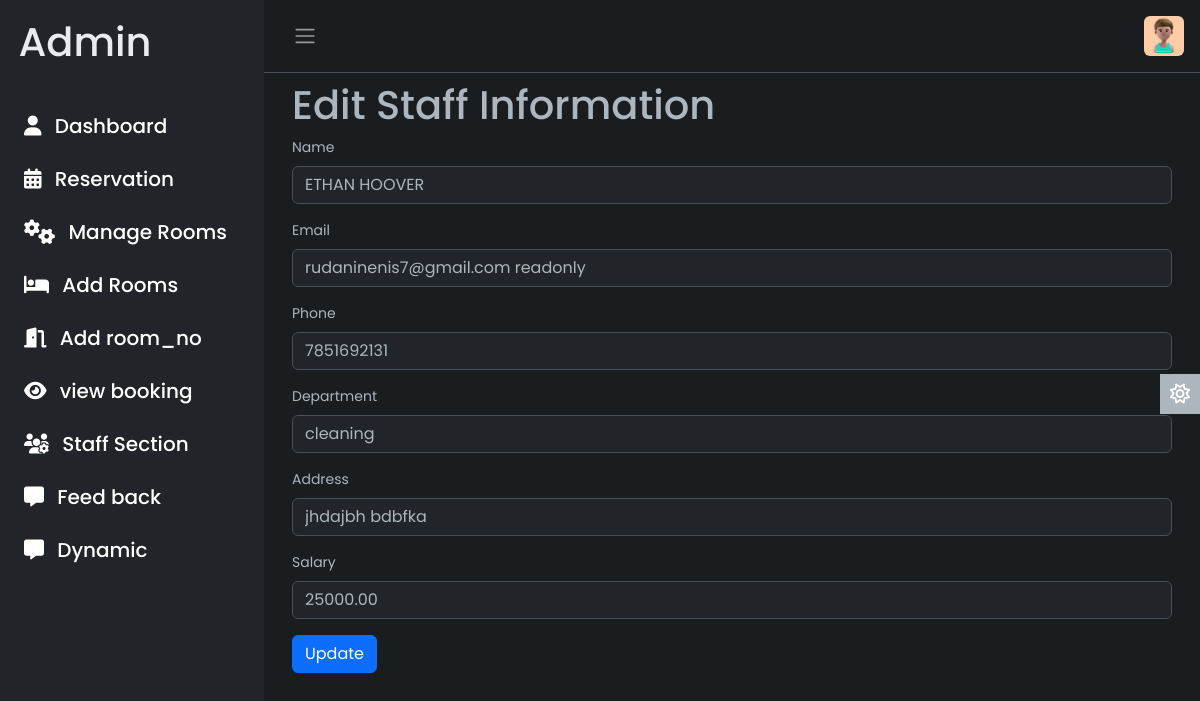
Screenshot of /admin/edit_staff.php?id=2 with the database file from the repository.
### tables this page shows
CREATE TABLE `staff` (
  `staff_id` int(11) NOT NULL,
  `name` varchar(255) DEFAULT NULL,
  `email` varchar(255) DEFAULT NULL,
  `phone` varchar(20) DEFAULT NULL,
  `Department` varchar(100) DEFAULT NULL,
  `address` varchar(255) DEFAULT NULL,
  `salary` decimal(10,2) DEFAULT NULL,
  `image` varchar(255) DEFAULT NULL
);

### admin/edit_staff.php (the view, shortened to what this page needs)
<!DOCTYPE html>
<html lang="en" data-bs-theme="dark">
<head>
    <link rel="stylesheet" href="https://cdn.jsdelivr.net/npm/bootstrap@5.3.0-alpha2/dist/css/bootstrap.min.css" />
    <link rel="stylesheet" href="css/style.css">
</head>
<body>
    <div class="wrapper">
        <?php include('include/aside.php') ?>
        <div class="main">
            <?php include('include/nav.php');
            include 'include/conn.php';
            ?>
            <main class="content px-3 py-2">
                <?php
                if (isset($_GET['id'])) {
                    $id = $_GET['id'];
                    $stmt = $conn->prepare("SELECT * FROM staff WHERE staff_id = ?");
                    $stmt->bind_param("i", $id);
                    $stmt->execute();
                    $result = $stmt->get_result();
                    if ($result->num_rows > 0) {
                        $staffData = $result->fetch_assoc();
                               ?>
                               <?php
                    } else {
                        echo "Staff data not found.";
                    }
                } else {
                    echo "Staff ID not provided.";
                }
                ?>
                <div class="container">
                    <h1>Edit Staff Information</h1>
                    <form method="post" action="">
                        <div class="mb-3">
                            <label for="name" class="form-label">Name</label>
                            <input type="text" class="form-control" id="name" name="name" value="<?php echo $staffData['name']; ?>">
                        </div>
                        <div class="mb-3">
                            <label for="email" class="form-label">Email</label>
                            <input type="email" class="form-control" id="email" name="email" value="<?php echo $staffData['email']; ?> readonly">
                        </div>
                        <div class="mb-3">
                            <label for="phone" class="form-label">Phone</label>
                            <input type="text" class="form-control" id="phone" name="phone" value="<?php echo $staffData['phone']; ?>">
                        </div>
                        <div class="mb-3">
                            <label for="department" class="form-label">Department</label>
                            <input type="text" class="form-control" id="department" name="department" value="<?php echo $staffData['Department']; ?>">
                        </div>
                        <div class="mb-3">
                            <label for="address" class="form-label">Address</label>
                            <input type="text" class="form-control" id="address" name="address" value="<?php echo $staffData['address']; ?>">
                        </div>
                        <div class="mb-3">
                            <label for="salary" class="form-label">Salary</label>
                            <input type="text" class="form-control" id="salary" name="salary" value="<?php echo $staffData['salary']; ?>">
                        </div>
                        <button type="submit" class="btn btn-primary">Update</button>
                    </form>
                </div>
            </main>
            <a href="#" class="theme-toggle">
                <i class="fa-regular fa-sun"></i>
            </a>
        </div>
    </div>
</body>
</html>

### admin/css/style.css (style rules this page uses)
body { font-family: 'Poppins', sans-serif; font-size: 0.875rem; opacity: 1; overflow-y: scroll; margin: 0; }
a { cursor: pointer; text-decoration: none; font-family: 'Poppins', sans-serif; }
.wrapper { align-items: stretch; display: flex; width: 100%; }
.main { display: flex; flex-direction: column; min-height: 100vh; min-width: 0; overflow: hidden; transition: all 0.35s ease-in-out; width: 100%; background: var(--bs-dark-bg-subtle); }
.content { flex: 1; max-width: 100vw; width: 100vw; }
@media (min-width:768px) { .content { max-width: auto; width: auto; } }
.theme-toggle { position: fixed; top: 50%; transform: translateY(-65%); text-align: center; z-index: 10; right: 0; left: auto; border: none; background-color: var(--bs-body-color); }
html[data-bs-theme="dark"] .theme-toggle .fa-sun, html[data-bs-theme="light"] .theme-toggle .fa-moon { cursor: pointer; padding: 10px; display: block; font-size: 1.25rem; color: #FFF; }

### rows the page displays
staff: name "ETHAN HOOVER", email "rudaninenis7@gmail.com readonly", phone "7851692131", department "cleaning", address "jhdajbh bdbfka", salary "25000.00"
